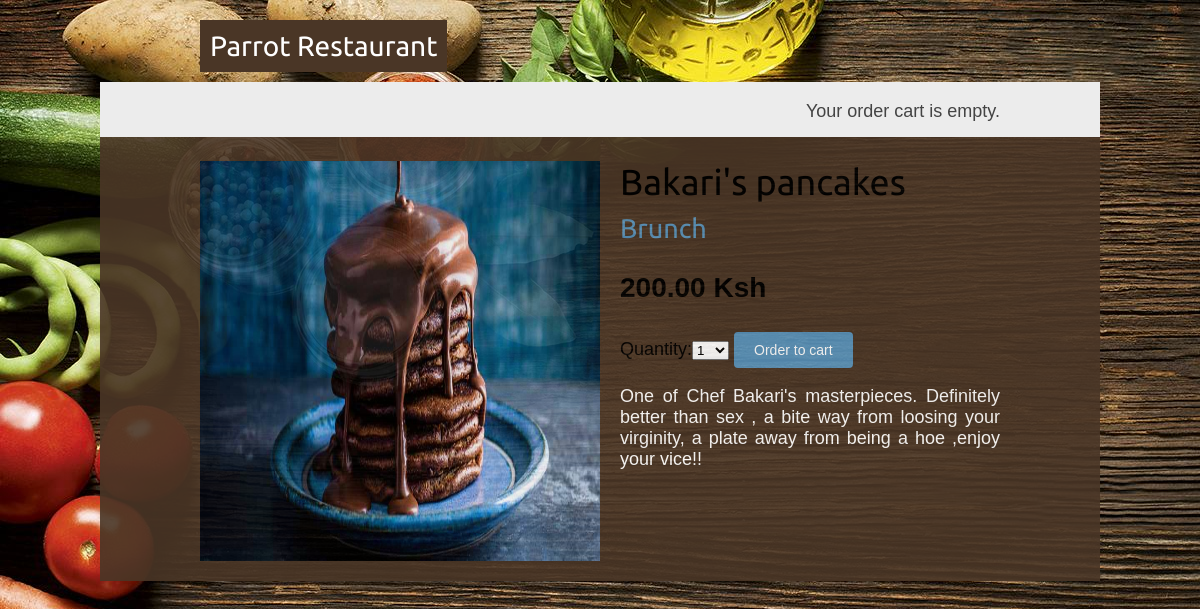
Screenshot of /7/bakari-pancakes/ with the database file from the repository.
### shop/models.py (models this page shows, shortened)
class Product(models.Model):
    category = models.ForeignKey(Category, related_name='products', on_delete=models.CASCADE)
    name = models.CharField(max_length=200, db_index=True)
    slug = models.SlugField(max_length=200, db_index=True)
    image = models.ImageField(upload_to='products/%Y/%m/%d', blank=True)
    description = models.TextField(blank=True)
    price = models.DecimalField(max_digits=10, decimal_places=2)
    available = models.BooleanField(default=True)
    created = models.DateTimeField(auto_now_add=True)
    updated = models.DateTimeField(auto_now=True)
    class Meta:
        ordering = ('name',)
        index_together = (('id', 'slug'),)

class Category(models.Model):
    name = models.CharField(max_length=200, db_index=True)
    slug = models.SlugField(max_length=200, unique=True)
    class Meta:
        ordering = ('name',)
        verbose_name = 'category'
        verbose_name_plural = 'categories'
    def __str__(self):
        return self.name
    def get_absolute_url(self):
        return reverse('shop:product_list_by_category', args=[self.slug])

### shop/views.py (the view)
# urls.py: path('<int:id>/<slug:slug>/', views.product_detail,name='product_detail'),
def product_detail(request, id, slug):
    product = get_object_or_404(Product, id=id, slug=slug, available=True)
    cart_product_form = CartAddProductForm()
    return render(request, 'shop/product/detail.html', {'product': product, 'cart_product_form':cart_product_form})

### cart/forms.py
class CartAddProductForm(forms.Form):
    quantity = forms.TypedChoiceField(choices=PRODUCT_QUANTITY_CHOICES, coerce=int)
    override = forms.BooleanField(required=False, initial=False, widget=forms.HiddenInput)

### shop/templates/shop/product/detail.html (shortened to what this page needs)
{% extends "shop/base.html" %}
{% load static %}
{% block content %}
<div class="product-detail">
  <img src="{% if product.image %}{{ product.image.url }}{% else%}{% static "img/no_image.png" %}{% endif %}">
  <h1>{{ product.name }}</h1>
  <h2>
    <a href="{{ product.category.get_absolute_url }}">{{ product.category }}</a>
  </h2>
  <p class="price">{{ product.price }} Ksh</p>
  <form action="{% url "cart:cart_add" product.id %}" method="post">
    {{ cart_product_form }}
    <input type="submit" value="Order to cart">
  </form>
  {{ product.description|linebreaks }}
</div>
{% endblock %}

### shop/static/css/base.css (style rules this page uses)
body { margin:0; padding:0; font-family:helvetica, sans-serif; }
h1, h2, h3, h4, h5 , h6 { font-family: 'Ubuntu', sans-serif; font-weight:normal; }
a { text-decoration:none; color:#5993bb; }
a.button, input[type="submit"] { color:#fff; background:#5993bb; border-radius:4px; padding:10px 20px; font-size:14px; border:0; }
.product-detail { text-align:justify; }
.product-detail .price { color:#333; font-size:28px; font-weight:bold; }
.product-detail img { width:50%; height:400px; float:left; padding:0 20px 20px 0; }
.product-detail h1 { margin-bottom:0; }
.product-detail h2 { margin-top:10px; }
.product-detail .price { color:black; }
.product-detail p { color:white; }

### rows the page displays
Product: image (picture), name "Bakari's pancakes", category "Brunch", price "200.00", description "One of Chef Bakari's masterpieces. Definitely better than sex , a bite way from loosing your virginity, a plate away from being a hoe ,enjoy your vice!!"
